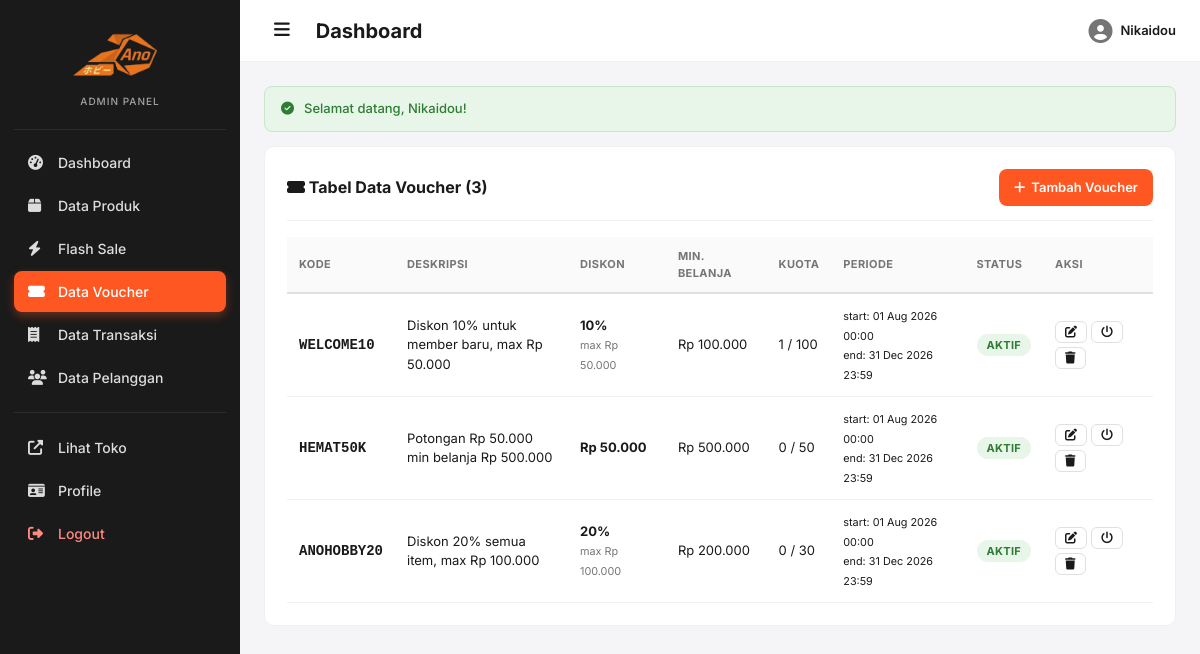
Screenshot of /admin/vouchers.php (signed in) with the database file from the repository.
### tables this page shows
CREATE TABLE `vouchers` (
  `id` int NOT NULL,
  `code` varchar(50) NOT NULL,
  `description` varchar(255) DEFAULT NULL,
  `discount_type` enum('fixed','percent') NOT NULL DEFAULT 'fixed',
  `discount_value` decimal(12,2) NOT NULL DEFAULT '0.00',
  `min_purchase` decimal(12,2) NOT NULL DEFAULT '0.00',
  `max_discount` decimal(12,2) DEFAULT NULL,
  `quota` int DEFAULT NULL,
  `used_count` int NOT NULL DEFAULT '0',
  `starts_at` datetime DEFAULT NULL,
  `ends_at` datetime DEFAULT NULL,
  `is_active` tinyint(1) NOT NULL DEFAULT '1',
  `claimable` tinyint(1) NOT NULL DEFAULT '0',
  `claim_quota` int DEFAULT NULL,
  `claimed_count` int NOT NULL DEFAULT '0',
  `claim_starts_at` datetime DEFAULT NULL,
  `claim_ends_at` datetime DEFAULT NULL,
  `voucher_validity_days` int NOT NULL DEFAULT '30',
  `created_at` timestamp NULL DEFAULT CURRENT_TIMESTAMP
);

### includes/functions.php (called while the page is built, shortened)
<?php
function rupiah($angka) {
    return 'Rp ' . number_format((float)$angka, 0, ',', '.');
}
function url($path = '') {
    $scriptDir = str_replace('\\', '/', dirname($_SERVER['SCRIPT_NAME']));
    if (preg_match('#/admin$#', $scriptDir)) {
        $base = dirname($scriptDir);
    } else {
        $base = $scriptDir;
    }
    $base = rtrim($base, '/');
    return $base . '/' . ltrim($path, '/');
}
function e($str) {
    return htmlspecialchars((string)$str, ENT_QUOTES, 'UTF-8');
}
function get_all_vouchers($pdo) {
    $sql = "SELECT * FROM vouchers ORDER BY created_at DESC";
    return $pdo->query($sql)->fetchAll();
}

### admin/vouchers.php (the view, shortened to what this page needs)
<?php
require_once __DIR__ . '/../includes/functions.php';
require_once __DIR__ . '/../includes/admin_header.php';
$action  = $_GET['action'] ?? 'list';
$edit_data = null;
$vouchers = get_all_vouchers($pdo);
?>
<?php if ($action === 'add' || $action === 'edit'): ?>
<div class="panel" style="max-width:780px;">
    <div class="panel-header">
        <h2><i class="fas fa-<?= $action==='edit'?'edit':'plus' ?>"></i> <?= $action==='edit'?'Edit Voucher':'Tambah Voucher Baru' ?></h2>
        <a href="<?= url('admin/vouchers.php') ?>" class="btn btn-outline btn-sm"><i class="fas fa-arrow-left"></i> Kembali</a>
    </div>
    <form method="post" action="<?= url('admin/vouchers.php') ?>">
        <input type="hidden" name="id" value="<?= $edit_data['id'] ?? 0 ?>">
        <div class="form-row">
            <div class="form-group">
                <label class="form-label">Kode Voucher <span class="req">*</span></label>
                <input type="text" name="code" class="form-control" value="<?= e($edit_data['code'] ?? '') ?>" placeholder="WELCOME10" required style="text-transform:uppercase;" autofocus>
                <div class="form-hint">Kode unik. Otomatis diubah jadi huruf kapital. Contoh: HEMAT50K</div>
            </div>
            <div class="form-group">
                <label class="form-label">Status</label>
                <select name="is_active" class="form-control">
                    <option value="1" <?= (($edit_data['is_active'] ?? 1)==1)?'selected':'' ?>>Aktif</option>
                    <option value="0" <?= (($edit_data['is_active'] ?? 1)==0)?'selected':'' ?>>Nonaktif</option>
                </select>
            </div>
        </div>
        <div class="form-group">
            <label class="form-label">Deskripsi</label>
            <input type="text" name="description" class="form-control" value="<?= e($edit_data['description'] ?? '') ?>" placeholder="Diskon 10% untuk member baru">
        </div>
        <div class="form-row">
            <div class="form-group">
                <label class="form-label">Jenis Diskon <span class="req">*</span></label>
                <select name="discount_type" id="discount_type" class="form-control" onchange="toggleDiscountHint()">
                    <option value="fixed" <?= ($edit_data['discount_type'] ?? 'fixed')==='fixed'?'selected':'' ?>>Potongan Tetap (Rp)</option>
                    <option value="percent" <?= ($edit_data['discount_type'] ?? 'fixed')==='percent'?'selected':'' ?>>Persen (%)</option>
                </select>
            </div>
            <div class="form-group">
                <label class="form-label" id="discount_value_label">Nilai Diskon <span class="req">*</span></label>
                <input type="text" name="discount_value" id="discount_value" class="form-control" value="<?= isset($edit_data['discount_value']) ? ($edit_data['discount_type']==='percent' ? $edit_data['discount_value'] : rupiah($edit_data['discount_value'])) : '' ?>" placeholder="50000 atau 10" required>
                <div class="form-hint" id="discount_value_hint">Masukkan nominal Rp (contoh: 50000) atau persen (contoh: 10)</div>
            </div>
        </div>
        <div class="form-row">
            <div class="form-group">
                <label class="form-label">Minimal Belanja (Rp)</label>
                <input type="text" name="min_purchase" class="form-control" value="<?= isset($edit_data['min_purchase']) ? rupiah($edit_data['min_purchase']) : 'Rp 0' ?>" placeholder="Rp 0">
                <div class="form-hint">Subtotal minimal agar voucher bisa dipakai. 0 = tanpa minimum.</div>
            </div>
            <div class="form-group">
                <label class="form-label">Maks. Diskon (Rp) - hanya untuk persen</label>
                <input type="text" name="max_discount" class="form-control" value="<?= !empty($edit_data['max_discount']) ? rupiah($edit_data['max_discount']) : '' ?>" placeholder="Kosongkan jika tanpa batas">
                <div class="form-hint">Hanya berlaku jika jenis diskon persen. Kosongkan jika tanpa batas.</div>
            </div>
        </div>
        <div class="form-row">
            <div class="form-group">
                <label class="form-label">Kuota Pemakaian</label>
                <input type="number" name="quota" class="form-control" value="<?= e($edit_data['quota'] ?? '') ?>" min="1" placeholder="Kosongkan jika tanpa batas">
                <div class="form-hint">Maksimal berapa kali voucher bisa dipakai. Kosongkan untuk tanpa batas.</div>
            </div>
            <div class="form-group">
                <label class="form-label">Sudah Dipakai</label>
                <input type="text" class="form-control" value="<?= (int)($edit_data['used_count'] ?? 0) ?>x" readonly>
                <div class="form-hint">Otomatis terupdate saat transaksi pakai voucher.</div>
            </div>
        </div>
        <div class="form-row">
            <div class="form-group">
                <label class="form-label">Mulai Berlaku</label>
                <input type="datetime-local" name="starts_at" class="form-control" value="<?= !empty($edit_data['starts_at']) ? date('Y-m-d\TH:i', strtotime($edit_data['starts_at'])) : '' ?>">
                <div class="form-hint">Kosongkan = langsung berlaku.</div>
            </div>
            <div class="form-group">
                <label class="form-label">Berakhir Pada</label>
                <input type="datetime-local" name="ends_at" class="form-control" value="<?= !empty($edit_data['ends_at']) ? date('Y-m-d\TH:i', strtotime($edit_data['ends_at'])) : '' ?>">
                <div class="form-hint">Kosongkan = tidak ada batas waktu.</div>
            </div>
        </div>
        <h3 style="font-size:16px;font-weight:700;margin:18px 0 14px;padding-bottom:10px;border-bottom:1px solid var(--border-light);">
            <i class="fas fa-hand-holding accent"></i> Pengaturan Klaim Voucher (Item-based)
        </h3>
        <div class="form-row">
            <div class="form-group" style="display:flex;align-items:center;gap:10px;padding:10px;border:1px solid var(--border);border-radius:8px;">
                <input type="checkbox" name="claimable" id="claimable_chk" value="1" <?= (($edit_data['claimable'] ?? 0)==1)?'checked':'' ?> onchange="toggleClaimSection()">
                <div>
                    <strong style="display:block;">Voucher Bisa Diklaim sebagai Item</strong>
                    <small class="text-muted">Centang agar voucher tampil di halaman "Voucher Saya" untuk user klaim. Mirip Shopee voucher.</small>
                </div>
            </div>
            <div class="form-group">
                <label class="form-label">Masa Berlaku Setelah Klaim (hari)</label>
                <input type="number" name="voucher_validity_days" class="form-control" value="<?= (int)($edit_data['voucher_validity_days'] ?? 30) ?>" min="1">
                <div class="form-hint">Berapa hari voucher berlaku setelah user klaim. Default 30 hari.</div>
            </div>
        </div>
        <div class="form-row" id="claim_section" style="<?= (($edit_data['claimable'] ?? 0)==1)?'':'display:none;' ?>">
            <div class="form-group">
                <label class="form-label">Kuota Klaim</label>
                <input type="number" name="claim_quota" class="form-control" value="<?= e($edit_data['claim_quota'] ?? '') ?>" min="1" placeholder="Kosongkan jika tanpa batas">
                <div class="form-hint">Maksimal berapa user boleh klaim voucher ini.</div>
            </div>
            <div class="form-group">
                <label class="form-label">Sudah Diklaim</label>
                <input type="text" class="form-control" value="<?= (int)($edit_data['claimed_count'] ?? 0) ?>x" readonly>
            </div>
        </div>
        <div class="form-row" id="claim_period_section" style="<?= (($edit_data['claimable'] ?? 0)==1)?'':'display:none;' ?>">
            <div class="form-group">
                <label class="form-label">Periode Klaim - Mulai</label>
                <input type="datetime-local" name="claim_starts_at" class="form-control" value="<?= !empty($edit_data['claim_starts_at']) ? date('Y-m-d\TH:i', strtotime($edit_data['claim_starts_at'])) : '' ?>">
                <div class="form-hint">Kosongkan = langsung bisa diklaim.</div>
            </div>
            <div class="form-group">
                <label class="form-label">Periode Klaim - Berakhir</label>
                <input type="datetime-local" name="claim_ends_at" class="form-control" value="<?= !empty($edit_data['claim_ends_at']) ? date('Y-m-d\TH:i', strtotime($edit_data['claim_ends_at'])) : '' ?>">
                <div class="form-hint">Kosongkan = tidak ada batas waktu klaim.</div>
            </div>
        </div>
        <button type="submit" class="btn btn-primary btn-lg"><i class="fas fa-save"></i> <?= $action==='edit'?'Update':'Tambah' ?> Voucher</button>
        <a href="<?= url('admin/vouchers.php') ?>" class="btn btn-outline btn-lg">Batal</a>
    </form>
</div>
<script>
function toggleDiscountHint() {
    var t = document.getElementById('discount_type').value;
    var label = document.getElementById('discount_value_label');
    var hint  = document.getElementById('discount_value_hint');
    var input = document.getElementById('discount_value');
    if (t === 'percent') {
        label.innerHTML = 'Persentase Diskon (%) <span class="req">*</span>';
        hint.textContent = 'Masukkan angka persen (contoh: 10 untuk 10%)';
        input.setAttribute('placeholder', '10');
    } else {
        label.innerHTML = 'Potongan Tetap (Rp) <span class="req">*</span>';
        hint.textContent = 'Masukkan nominal Rp (contoh: 50000)';
        input.setAttribute('placeholder', '50000');
    }
}
function toggleClaimSection() {
    var chk = document.getElementById('claimable_chk').checked;
    var sections = ['claim_section', 'claim_period_section'];
    sections.forEach(function(id) {
        var el = document.getElementById(id);
        if (el) el.style.display = chk ? '' : 'none';
    });
}
document.addEventListener('DOMContentLoaded', toggleDiscountHint);
</script>
<?php else: ?>
<div class="panel">
    <div class="panel-header">
        <h2><i class="fas fa-ticket-alt"></i> Tabel Data Voucher (<?= count($vouchers) ?>)</h2>
        <a href="<?= url('admin/vouchers.php?action=add') ?>" class="btn btn-primary"><i class="fas fa-plus"></i> Tambah Voucher</a>
    </div>
    <?php if (empty($vouchers)): ?>
        <div class="empty-state"><i class="fas fa-ticket-alt"></i><h3>Belum ada voucher</h3><p>Tambahkan voucher pertama untuk pelangganmu!</p></div>
    <?php else: ?>
        <div style="overflow-x:auto;">
            <table class="data-table">
                <thead>
                    <tr>
                        <th>Kode</th>
                        <th>Deskripsi</th>
                        <th>Diskon</th>
                        <th>Min. Belanja</th>
                        <th>Kuota</th>
                        <th>Periode</th>
                        <th>Status</th>
                        <th>Aksi</th>
                    </tr>
                </thead>
                <tbody>
                    <?php foreach ($vouchers as $v):
                        $is_expired = !empty($v['ends_at']) && $v['ends_at'] < date('Y-m-d H:i:s');
                        $is_pending = !empty($v['starts_at']) && $v['starts_at'] > date('Y-m-d H:i:s');
                        $status_label = $is_expired ? 'Berakhir' : ($is_pending ? 'Belum mulai' : (((int)$v['is_active']===1) ? 'Aktif' : 'Nonaktif'));
                        $status_color = $is_expired ? 'cancelled' : ($is_pending ? 'pending' : (((int)$v['is_active']===1) ? 'completed' : 'cancelled'));
                    ?>
                        <tr>
                            <td><strong style="font-family:monospace;font-size:14px;"><?= e($v['code']) ?></strong></td>
                            <td style="max-width:200px;"><?= e($v['description'] ?: '-') ?></td>
                            <td>
                                <?php if ($v['discount_type']==='percent'): ?>
                                    <strong><?= (float)$v['discount_value'] ?>%</strong>
                                    <?php if (!empty($v['max_discount'])): ?>
                                        <br><small class="text-muted">max <?= rupiah($v['max_discount']) ?></small>
                                    <?php endif; ?>
                                <?php else: ?>
                                    <strong><?= rupiah($v['discount_value']) ?></strong>
                                <?php endif; ?>
                            </td>
                            <td><?= rupiah($v['min_purchase']) ?></td>
                            <td>
                                <?php if (!empty($v['quota'])): ?>
                                    <?= (int)$v['used_count'] ?> / <?= (int)$v['quota'] ?>
                                <?php else: ?>
                                    <?= (int)$v['used_count'] ?>x &middot; <span class="text-muted">tanpa batas</span>
                                <?php endif; ?>
                            </td>
                            <td>
                                <?php if (!empty($v['starts_at'])): ?>
                                    <small>start: <?= date('d M Y H:i', strtotime($v['starts_at'])) ?></small><br>
                                <?php endif; ?>
                                <?php if (!empty($v['ends_at'])): ?>
                                    <small>end: <?= date('d M Y H:i', strtotime($v['ends_at'])) ?></small>
                                <?php else: ?>
                                    <small class="text-muted">tanpa batas</small>
                                <?php endif; ?>
                            </td>
                            <td><span class="status-badge status-<?= e($status_color) ?>"><?= e($status_label) ?></span></td>
                            <td>
                                <div class="table-actions">
                                    <a href="<?= url('admin/vouchers.php?action=edit&id=' . $v['id']) ?>" title="Edit"><i class="fas fa-edit"></i></a>
                                    <a href="<?= url('admin/vouchers.php?toggle=' . $v['id']) ?>" title="Aktif/Nonaktif"><i class="fas fa-power-off"></i></a>
                                    <a href="<?= url('admin/vouchers.php?delete=' . $v['id']) ?>" class="danger" data-confirm="Yakin hapus voucher &quot;<?= e($v['code']) ?>&quot;?"><i class="fas fa-trash"></i></a>
                                </div>
                            </td>
                        </tr>
                    <?php endforeach; ?>
                </tbody>
            </table>
        </div>
    <?php endif; ?>
</div>
<?php endif; ?>
<?php require_once __DIR__ . '/../includes/admin_footer.php'; ?>

### rows the page displays
vouchers: code "WELCOME10", description "Diskon 10% untuk member baru, max Rp 50.000", discount_value "10", max_discount "Rp 50.000", min_purchase "Rp 100.000", used_count "1", quota "100", starts_at "01 Aug 2026 00:00", ends_at "31 Dec 2026 23:59", status_label "AKTIF"
vouchers: code "HEMAT50K", description "Potongan Rp 50.000 min belanja Rp 500.000", discount_value "Rp 50.000", min_purchase "Rp 500.000", used_count "0", quota "50", starts_at "01 Aug 2026 00:00", ends_at "31 Dec 2026 23:59", status_label "AKTIF"
vouchers: code "ANOHOBBY20", description "Diskon 20% semua item, max Rp 100.000", discount_value "20", max_discount "Rp 100.000", min_purchase "Rp 200.000", used_count "0", quota "30", starts_at "01 Aug 2026 00:00", ends_at "31 Dec 2026 23:59", status_label "AKTIF"

### other values shown
$page_title "Dashboard"
$_SESSION['full_name'] "Nikaidou"
$f['msg'] "Selamat datang, Nikaidou!"
count($vouchers) "3"
